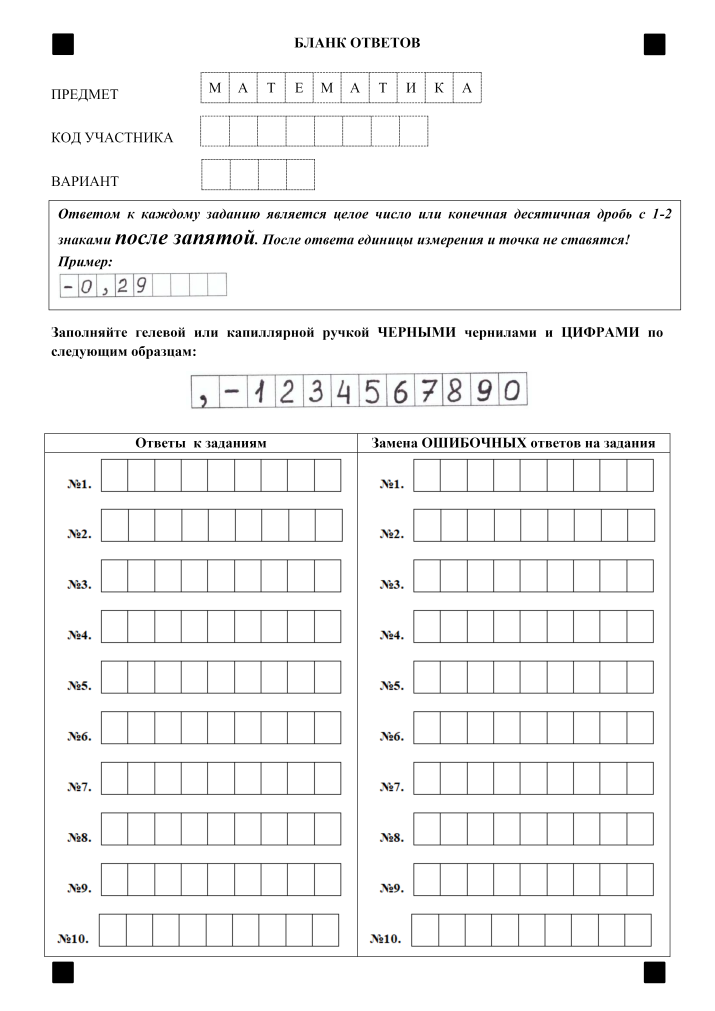
#> input picture data/last_templates/page-1.jpg, 3571 x 5051 px (shown at 1/5 size)
$ python -i image_processing.py   (imports and definitions only)
#> lines starting #> are read from the running program, lines starting #| are printed output that depends on the picture; after the words box and inside, x2 and y2 are one past the last pixel; in counts of white or black regions, pixels touching at a corner belong together
from __future__ import annotations

import cv2
import fitz
import numpy as np
from PIL import Image


# [63 lines left out: functions get_page_image_from_pdf, get_pdf_page_count, get_aligned_pic, not called in this run]


def correct_image_rotation(image: np.ndarray) -> np.ndarray:
    """
    Detect and correct skew in a grayscale image using Hough line detection.
    Computes the median angle of near-horizontal lines and rotates to compensate.
    """
    gray = image.copy()
    gray_blur = cv2.GaussianBlur(gray, (5, 5), 0)
    _, thresh = cv2.threshold(gray_blur, 150, 255, cv2.THRESH_BINARY_INV)
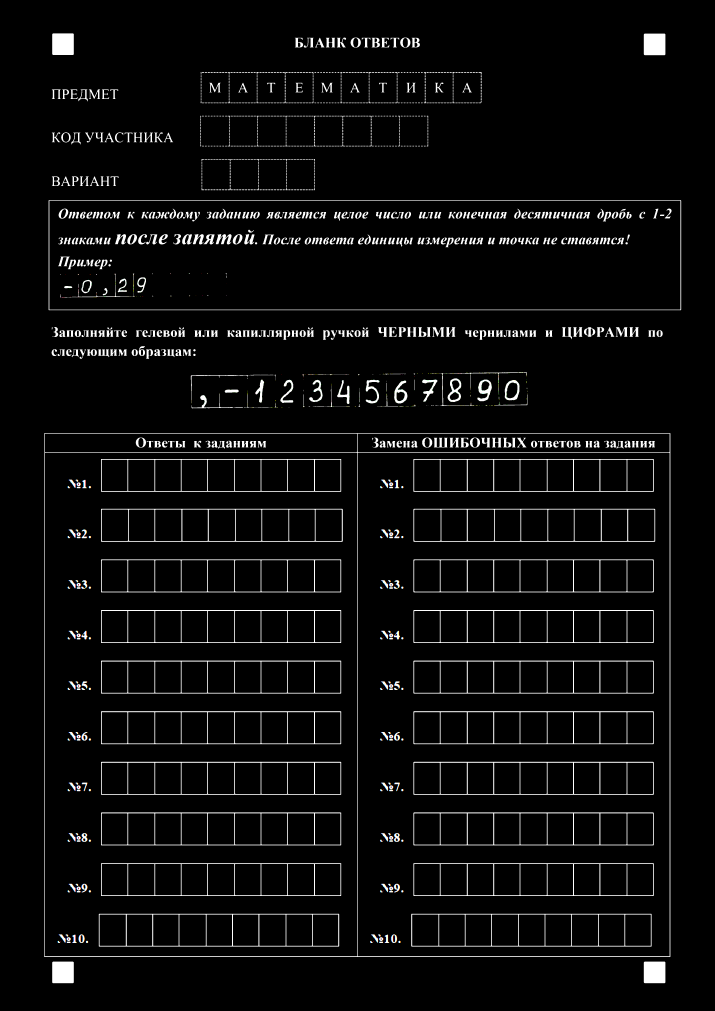
#> thresh: shape (5051, 3571, 3) (shown at 1/5 size); mean R, G, B 11.3, 11.3, 11.3
    edges = cv2.Canny(thresh, 50, 150, apertureSize=3)
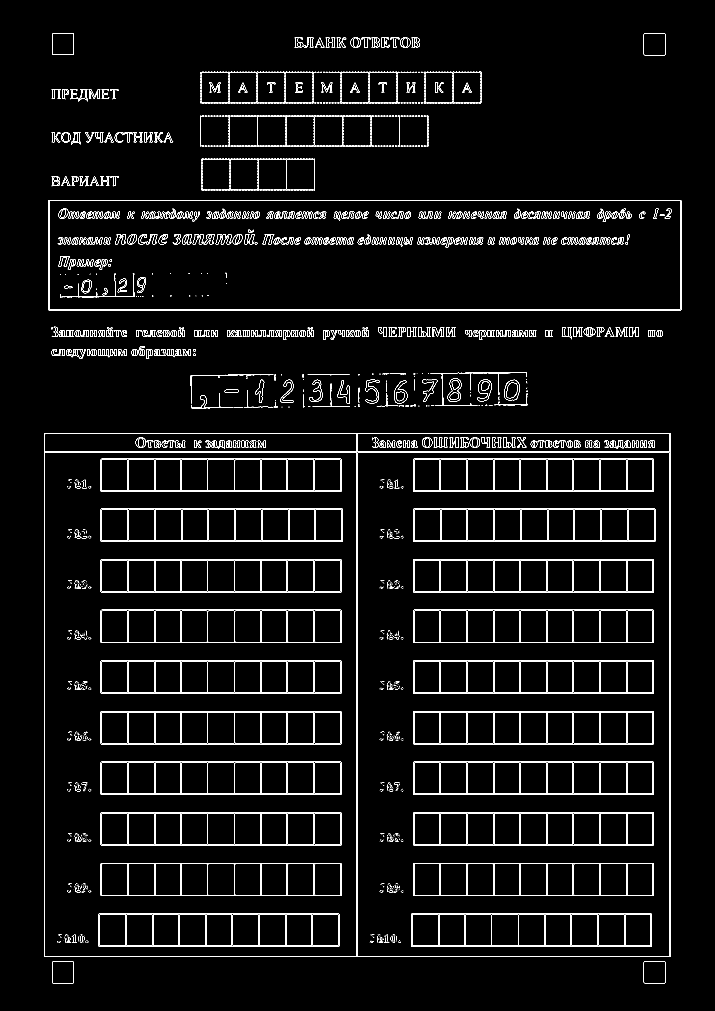
#> edges: shape (5051, 3571) (shown at 1/5 size); 1.7% white in thin lines or dots, all inside (x1, y1, x2, y2) = (220, 166, 3406, 4916)
    lines = cv2.HoughLines(edges, 1, np.pi / 180, 200)
#> lines = 490 rows, first 8: [1550, 1.57], [1000, 1.57], [1547, 1.57], [1003, 1.57], [4784, 1.57], [2165, 1.57], [2259, 1.57], [4780, 1.57]

    angles: list[float] = []
    if lines is not None:
        for line in lines:
            _, theta = line[0]
            angle_deg = (theta * 180 / np.pi) - 90
            if abs(angle_deg) < 10:
                angles.append(angle_deg)
#> this loop made 490 passes
#> (line, theta, angle_deg) on passes 1 to 3: ([[1550, 1.57]], 1.57, 2.5e-06), ([[1000, 1.57]], 1.57, 2.5e-06), ([[1547, 1.57]], 1.57, 2.5e-06)
#> after the loop, angles = 218 values, max 2 at index 197, min -3 at index 212, mean -0.0413

    median_angle = float(np.median(angles)) if angles else 0.0
#> median_angle = 2.5e-06
    h, w = image.shape[:2]
#> h = 5051; w = 3571
    center = (w // 2, h // 2)
#> center = (1785, 2525)
    rot_matrix = cv2.getRotationMatrix2D(center, -median_angle, 1.0)
#> rot_matrix = [[1, -4.37e-08, 0.00011], [4.37e-08, 1, -7.8e-05]]
    return cv2.warpAffine(
        image, rot_matrix, (w, h),
        flags=cv2.INTER_CUBIC, borderMode=cv2.BORDER_REPLICATE,
    )


# [126 lines left out: functions draw_white_borders, detect_symbol, refine_cell_contour, recalculate_cell, align_image_pipeline, style_image, not called in this run]

>>> import cv2
>>> picture = cv2.cvtColor(cv2.imread('../../data/last_templates/page-1.jpg'), cv2.COLOR_BGR2RGB)
>>> result = correct_image_rotation(picture)

$ run again, on data/last_templates/template.jpg
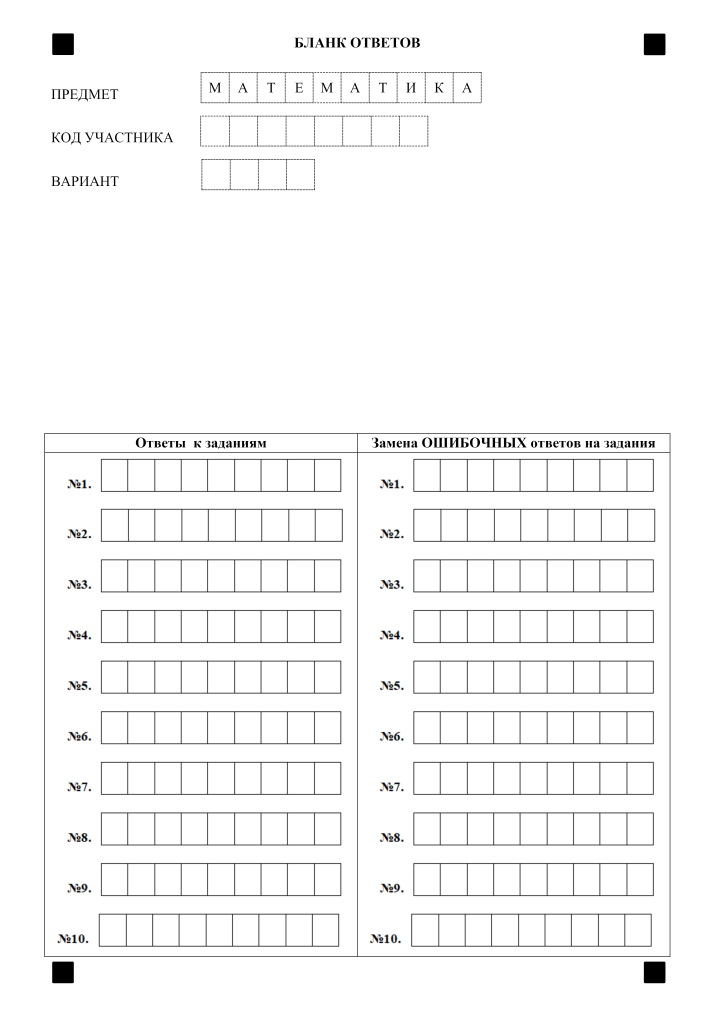
#> input picture data/last_templates/template.jpg, 3571 x 5051 px (shown at 1/5 size)
#> in correct_image_rotation, `_, thresh = cv2.threshold(gray_blur, 150, 255, cv2.THRESH_BINARY_INV)`:
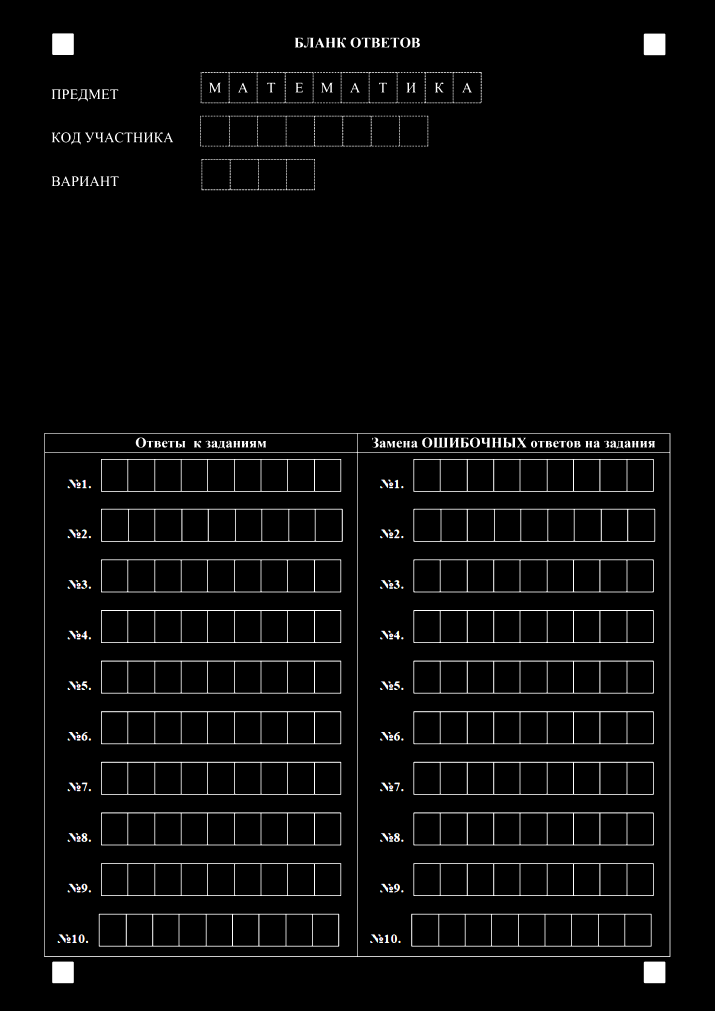
#> thresh: shape (5051, 3571, 3) (shown at 1/5 size); mean R, G, B 8.1, 8.1, 8.1
#> in correct_image_rotation, `edges = cv2.Canny(thresh, 50, 150, apertureSize=3)`:
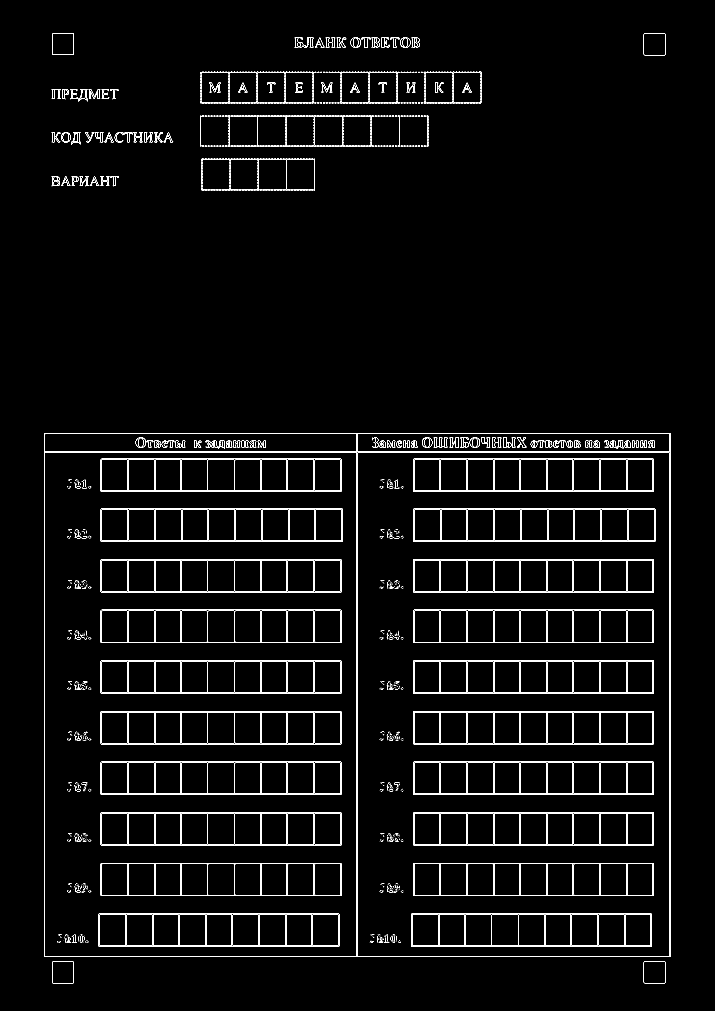
#> edges: shape (5051, 3571) (shown at 1/5 size); 1.3% white in thin lines or dots, all inside (x1, y1, x2, y2) = (220, 166, 3352, 4916)
#> lines = 254 rows, first 8: [4784, 1.57], [2165, 1.57], [2259, 1.57], [4780, 1.57], [2168, 1.57], [2262, 1.57], [1784, 0], [1787, 0]
#> the loop in correct_image_rotation, `for line in lines:` made 254 passes
#> (line, theta, angle_deg) on passes 1 to 3: ([[4784, 1.57]], 1.57, 2.5e-06), ([[2165, 1.57]], 1.57, 2.5e-06), ([[2259, 1.57]], 1.57, 2.5e-06)
#> after the loop in correct_image_rotation, `for line in lines:`: angles = 113 values, max 2 at index 96, min -3 at index 107, mean -0.0885
#> median_angle = 2.5e-06
#> rot_matrix = [[1, -4.37e-08, 0.00011], [4.37e-08, 1, -7.8e-05]]

$ run again, on data/last_templates/template_3.jpg
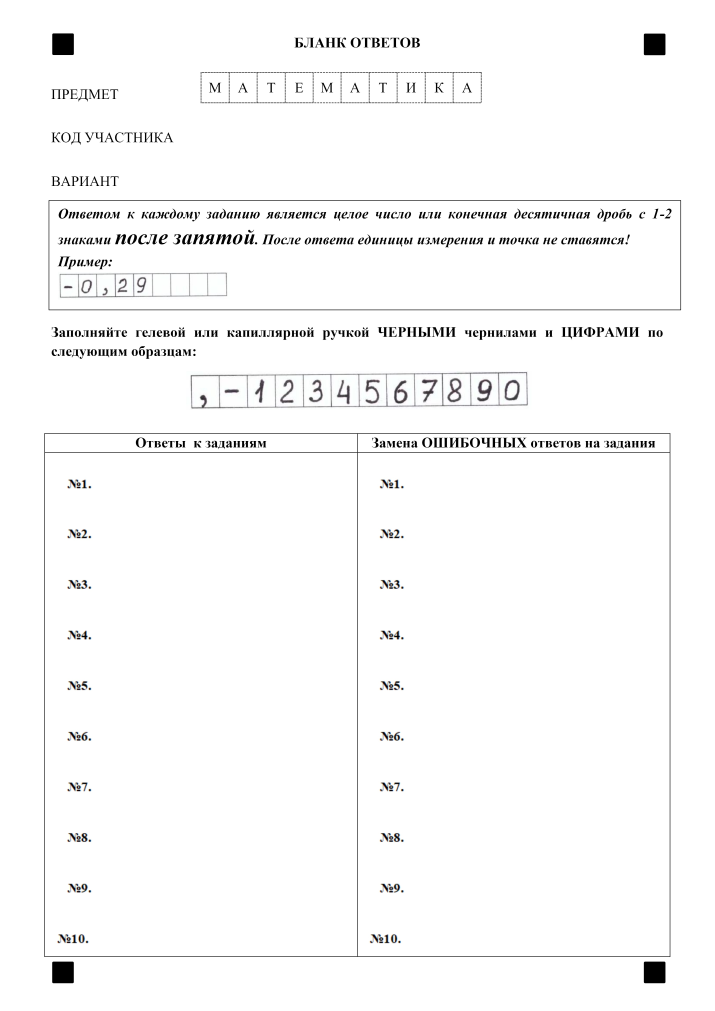
#> input picture data/last_templates/template_3.jpg, 3571 x 5051 px (shown at 1/5 size)
#> in correct_image_rotation, `_, thresh = cv2.threshold(gray_blur, 150, 255, cv2.THRESH_BINARY_INV)`:
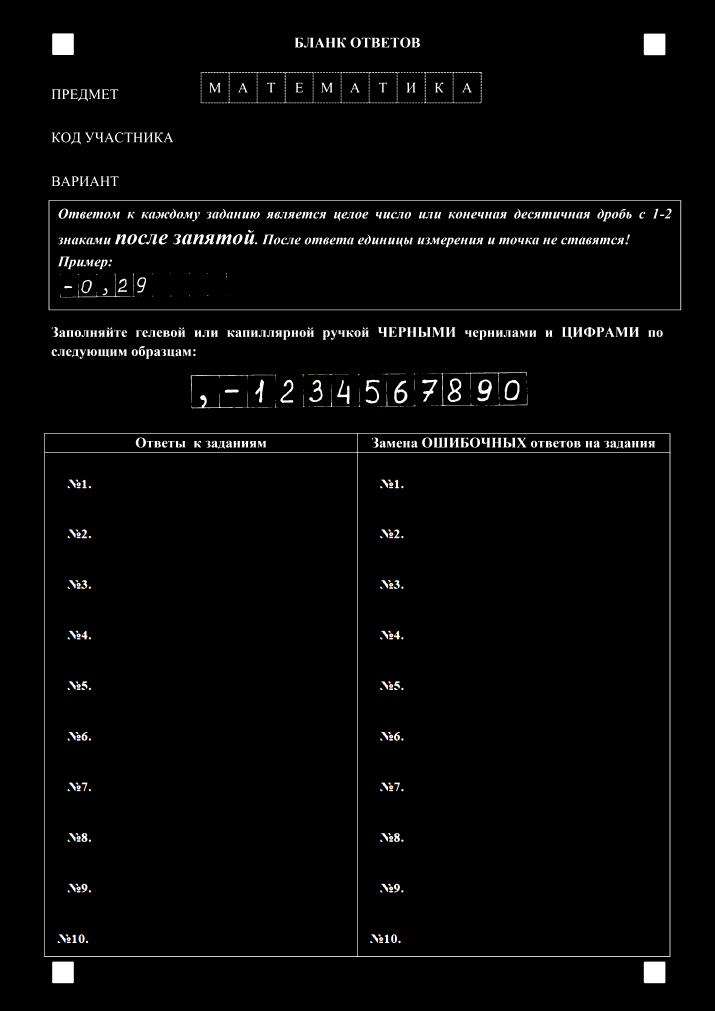
#> thresh: shape (5051, 3571, 3) (shown at 1/5 size); mean R, G, B 6.3, 6.3, 6.3
#> in correct_image_rotation, `edges = cv2.Canny(thresh, 50, 150, apertureSize=3)`:
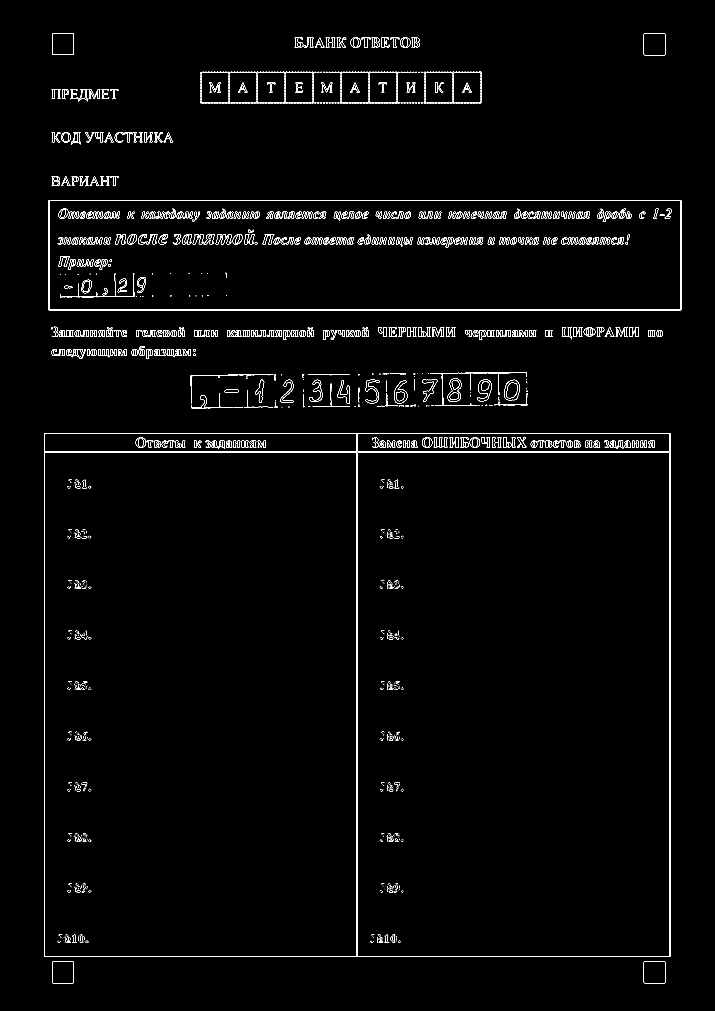
#> edges: shape (5051, 3571) (shown at 1/5 size); 0.82% white in thin lines or dots, all inside (x1, y1, x2, y2) = (220, 166, 3406, 4916)
#> lines = 172 rows, first 8: [1550, 1.57], [1000, 1.57], [1547, 1.57], [1003, 1.57], [4784, 1.57], [2165, 1.57], [2259, 1.57], [4780, 1.57]
#> the loop in correct_image_rotation, `for line in lines:` made 172 passes
#> (line, theta, angle_deg) on passes 1 to 3: ([[1550, 1.57]], 1.57, 2.5e-06), ([[1000, 1.57]], 1.57, 2.5e-06), ([[1547, 1.57]], 1.57, 2.5e-06)
#> after the loop in correct_image_rotation, `for line in lines:`: angles = 149 values, max 2 at index 135, min -2 at index 95, mean 8.08e-07
#> median_angle = 2.5e-06
#> rot_matrix = [[1, -4.37e-08, 0.00011], [4.37e-08, 1, -7.8e-05]]
